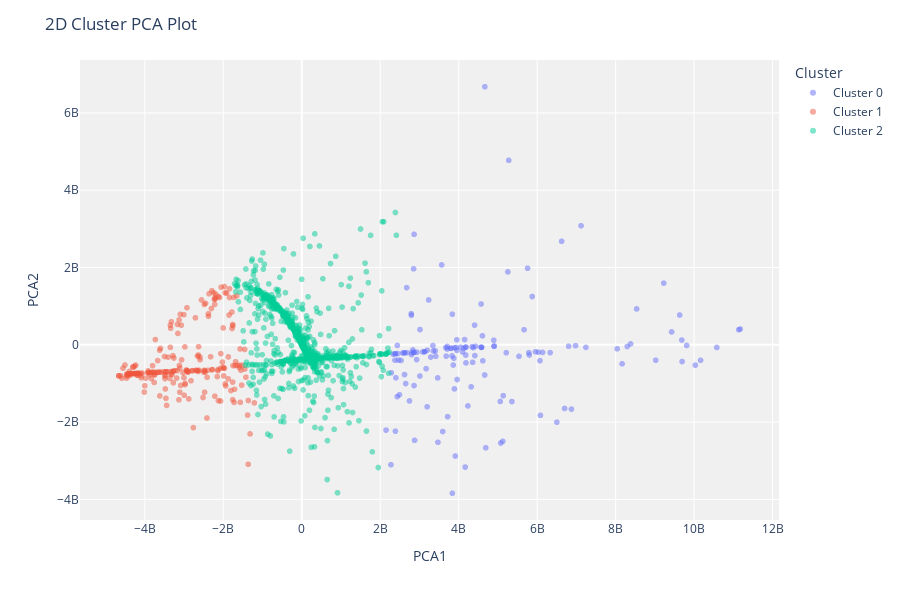

Write notebook code for a chart like this one.
### Code cell
plot_model(model3, 'cluster')

### Figure 1 — Plotly figure (JSON) as saved in the notebook; plotly's stock layout.template omitted (floating-point values rounded to 4 significant figures; data arrays with more than 128 entries replaced by an {"elided": "..."} marker saying what was removed)
{"data": [{"customdata": {"elided": "147x1 str values"}, "hovertemplate": "Cluster=Cluster 0<br>PCA1=%{x}<br>PCA2=%{y}<br>Feature=%{customdata[0]}<extra></extra>", "legendgroup": "Cluster 0", "marker": {"color": "#636efa", "opacity": 0.5, "symbol": "circle"}, "mode": "markers", "name": "Cluster 0", "showlegend": true, "textposition": "top center", "type": "scattergl", "x": {"elided": "147 float values"}, "xaxis": "x", "y": {"elided": "147 float values"}, "yaxis": "y"}, {"customdata": {"elided": "218x1 str values"}, "hovertemplate": "Cluster=Cluster 1<br>PCA1=%{x}<br>PCA2=%{y}<br>Feature=%{customdata[0]}<extra></extra>", "legendgroup": "Cluster 1", "marker": {"color": "#EF553B", "opacity": 0.5, "symbol": "circle"}, "mode": "markers", "name": "Cluster 1", "showlegend": true, "textposition": "top center", "type": "scattergl", "x": {"elided": "218 float values"}, "xaxis": "x", "y": {"elided": "218 float values"}, "yaxis": "y"}, {"customdata": {"elided": "2635x1 str values"}, "hovertemplate": "Cluster=Cluster 2<br>PCA1=%{x}<br>PCA2=%{y}<br>Feature=%{customdata[0]}<extra></extra>", "legendgroup": "Cluster 2", "marker": {"color": "#00cc96", "opacity": 0.5, "symbol": "circle"}, "mode": "markers", "name": "Cluster 2", "showlegend": true, "textposition": "top center", "type": "scattergl", "x": {"elided": "2635 float values"}, "xaxis": "x", "y": {"elided": "2635 float values"}, "yaxis": "y"}], "layout": {"height": 600, "legend": {"title": {"text": "Cluster"}, "tracegroupgap": 0}, "margin": {"t": 60}, "plot_bgcolor": "rgb(240,240,240)", "title": {"text": "2D Cluster PCA Plot"}, "xaxis": {"anchor": "y", "domain": [0, 1], "title": {"text": "PCA1"}}, "yaxis": {"anchor": "x", "domain": [0, 1], "title": {"text": "PCA2"}}}}
